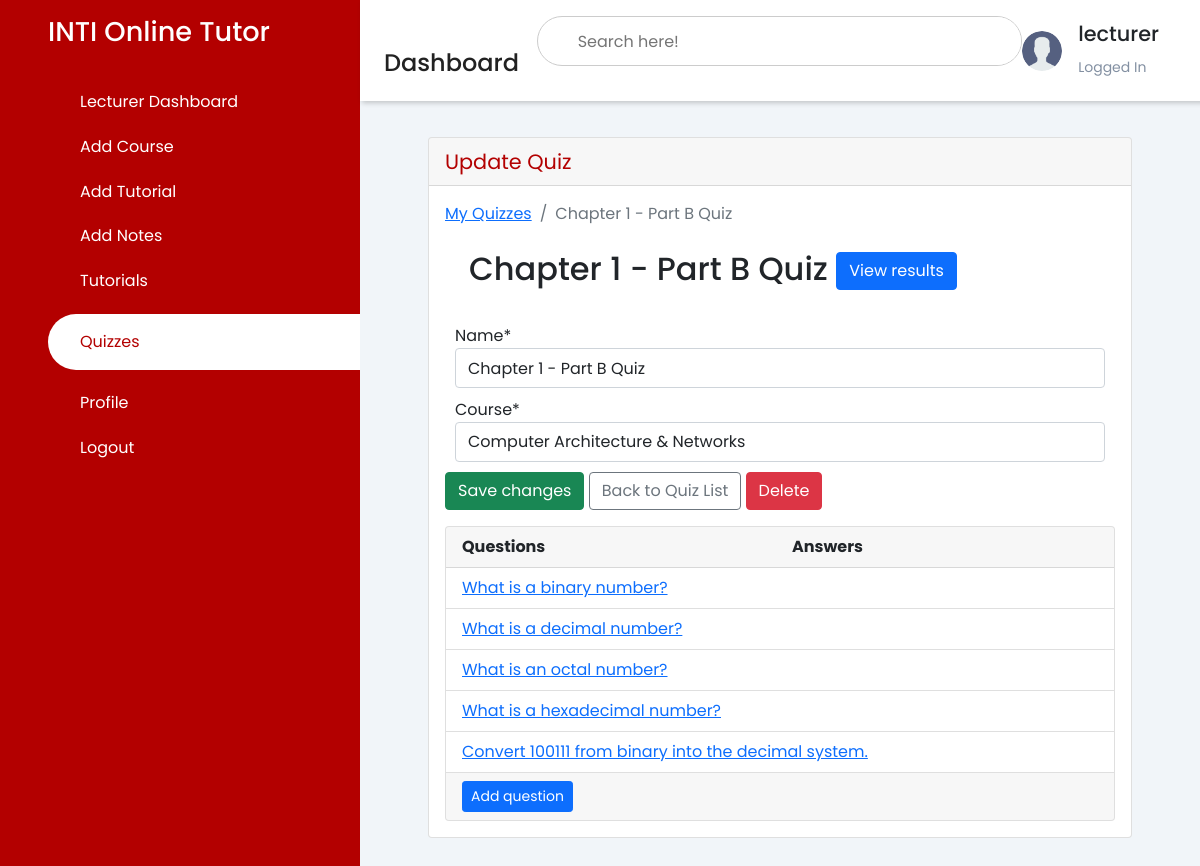
The page /update_quiz/10/ (signed in) on the database its author committed.
### pages/models.py (models this page shows, shortened)
class User(AbstractUser):
    is_student = models.BooleanField(default=False)
    is_lecturer = models.BooleanField(default=False)
    is_admin = models.BooleanField(default=False)

class Quiz(models.Model):
    owner = models.ForeignKey(User, on_delete=models.CASCADE, related_name='quizzes')
    name = models.CharField(max_length=255)
    course = models.ForeignKey(Course, on_delete=models.CASCADE, related_name='quizzes')

class Course(models.Model):
    name = models.CharField(max_length=30)
    def __str__(self):
        return self.name

class Question(models.Model):
    quiz = models.ForeignKey(Quiz, on_delete=models.CASCADE, related_name='questions')
    text = models.CharField('Question', max_length=255)

### pages/views.py (the view, shortened to what this page needs)
# urls.py: path('update_quiz/<int:pk>/', UpdateQuizView.as_view(), name='update_quiz'),
class UpdateQuizView(UpdateView):
    model = Quiz
    fields = ('name', 'course')
    template_name = 'dashboard/lecturer/update_quiz.html'
    def get_context_data(self, **kwargs):
        kwargs['questions'] = self.get_object().questions.annotate(answers_count=Count('answers'))
        return super().get_context_data(**kwargs)
    def get_queryset(self):
        return self.request.user.quizzes.all()

### templates/dashboard/lecturer/update_quiz.html (shortened to what this page needs)
<!DOCTYPE html>
<html lang="en">
<head>
    {% load static %}
    {% load crispy_forms_tags %}
    <link rel="stylesheet" href="https://maxst.icons8.com/vue-static/landings/line-awesome/line-awesome/1.3.0/css/line-awesome.min.css">
    <link rel="stylesheet" href="https://maxst.icons8.com/vue-static/landings/line-awesome/font-awesome-line-awesome/css/all.min.css">
    <link href="https://cdn.jsdelivr.net/npm/bootstrap@5.1.3/dist/css/bootstrap.min.css" rel="stylesheet">
    <link rel="stylesheet" href="{% static 'css/style.css' %}">
</head>
<body>
    <div class="sidebar">
        <div class="sidebar-brand">
            <h2>INTI Online Tutor</h2>
        </div>
        <div class="sidebar-menu">
            <ul>
                <li>
                    <a href="{% url 'lecturer_dashboard' %}"><span class="las la-home"></span>
                    <span>Lecturer Dashboard</span></a>
                </li>
                <li>
                    <a href="{% url 'add_course' %}"><span class="las la-plus"></span>
                    <span>Add Course</span></a>
                </li>
                <li>
                    <a href="{% url 'add_tutorial' %}"><span class="las la-plus"></span>
                    <span>Add Tutorial</span></a>
                </li>
                <li>
                    <a href="{% url 'add_notes' %}"><span class="las la-plus"></span>
                    <span>Add Notes</span></a>
                </li>
                <li>
                    <a href="{% url 'list_tutorial' %}"><span class="las la-book"></span>
                    <span>Tutorials</span></a>
                </li>
                <li>
                    <a href="{% url 'list_quiz' %}" class="active"><span class="las la-certificate"></span>
                    <span>Quizzes</span></a>
                </li>
                <li>
                    <a href="{% url 'lecturer_profile' %}"><span class="las la-fingerprint"></span>
                    <span>Profile</span></a>
                </li>
                <li>
                    <a href="{% url 'logout' %}"><span class="las la-key"></span>
                    <span>Logout</span></a>
                </li>
            </ul>
        </div>
    </div>
    <div class="main-content">
        <header>
            <div class="header-title">
                <h2>
                    <label for="">
                    <span class="las la-bars"></span>
                </label>
                    Dashboard
                </h2>
            </div>
            <div class="search-wrapper">
                <input type="search" placeholder="Search here!" />
            </div>
            <div class="user-wrapper">
                <img src="{% static 'images/user.png' %}" width="40px" height="40px" alt="">
                <div>
                    <h4>{{user.username}}</h4>
                    <small>Logged In</small>
                </div>
            </div>
        </header>
        <main>
            <div class="container-fluid">
        <div class="row">
          <div class="col-12 mb-3">
          <div class="col-12 mb-3">
                <div id="content-wrapper">
        <div class="container-fluid">
            <div class="card mb-3">
                <div class="card-header" style="color: var(--main-color); font-size: 1.3rem;">
                    Update Quiz
                </div>
                <div class="card-body">
              <div class="col-sm-12">
                <nav aria-label="breadcrumb">
                <ol class="breadcrumb">
                  <li class="breadcrumb-item"><a href="{% url 'list_quiz' %}">My Quizzes</a></li>
                  <li class="breadcrumb-item active" aria-current="page">{{ quiz.name }}</li>
                </ol>
              </nav>
              <h2 class="m-4">
                {{ quiz.name }}
                <a href="{% url 'quiz_results' quiz.pk %}" class="btn btn-primary float-right">View results</a>
              </h2>
              <div class="row mb-3">
                  <form method="post" novalidate>
                    {{ form|crispy }}
                    <button type="submit" class="btn btn-success">Save changes</button>
                    <a href="{% url 'list_quiz' %}" class="btn btn-outline-secondary" role="button">Back to Quiz List</a>
                    <a href="{% url 'delete_quiz' quiz.pk %}" class="btn btn-danger float-right">Delete</a>
                  </form>
                  <br>
                </div>
                   <div class="card">
                <div class="card-header">
                  <div class="row">
                    <div class="col-sm-6">
                      <strong>Questions</strong>
                    </div>
                    <div class="col-sm-6">
                      <strong>Answers</strong>
                    </div>
                  </div>
                </div>
                <div class="list-group list-group-flush list-group-formset">
                  {% for question in questions %}
                    <div class="list-group-item">
                      <div class="row">
                        <div class="col-10">
                          <a href="{% url 'update_questions' quiz.pk question.pk %}">{{ question.text }}</a>
                        </div>
                      </div>
                    </div>
                  {% empty %}
                    <div class="list-group-item text-center">
                      <p class="text-muted font-italic mb-0">You haven't created any questions yet. Go ahead and <a href="{% url 'add_question' quiz.pk %}">add the first question</a>.</p>
                    </div>
                  {% endfor %}
                </div>
                <div class="card-footer">
                  <a href="{% url 'add_question' quiz.pk %}" class="btn btn-primary btn-sm">Add question</a>
                </div>
              </div>
                </div>
              </div>
                    </div>
                </div>
                            </div>
                        </div>
                    </div>
                </div>
        </main>
    </div>
</body>
</html>

### static/css/style.css (style rules this page uses)
:root { --main-color: #b30000; --color-dark: #1D2231; --text-grey: #8390A2 }
* { padding: 0; margin: 0; box-sizing: border-box; list-style-type: none; text-decoration: none; font-family: 'Poppins', sans-serif; }
.sidebar { width: 360px; position: fixed; left: 0; top: 0; height: 100%; background: var(--main-color); z-index: 100; }
.sidebar-brand { height: 90px; padding: 1rem 0rem 1rem 2rem; color: #fff; }
.sidebar-brand h2 { font-size: 1.7rem; }
.sidebar-menu li { width: 100%; margin-bottom: 1.3rem; padding-left: 1rem; }
.sidebar-menu a { padding-left: 1rem; display: block; color: #fff; font-size: 1rem; text-decoration: none; }
.sidebar-menu a.active { background: #fff; padding-top: 1rem; padding-bottom: 1rem; color: var(--main-color); border-radius: 30px 0px 0px 30px; }
.sidebar-menu a span:first-child { font-size: 1rem; padding-right: 1rem; }
.main-content { margin-left: 360px; }
header { display: flex; justify-content: space-between; padding: 1rem 1.5rem; box-shadow: 2px 2px 5px rgba(0,0,0,0.2); position: fixed; left: 360px; width: calc(100% - 345px); top: 0; z-index: 100; background-color: white; }
header h2 { color: #222; font-size: 1.5rem; }
header label span { font-size: 1.7rem; padding-right: 1rem; }
.search-wrapper { border: 1px solid #ccc; border-radius: 30px; height: 50px; width: 500px; display: flex; align-items: center; overflow-x: hidden; }
.search-wrapper input { height: 100%; width: 100%; padding: .5rem; border: none; outline: none; }
.user-wrapper { display: flex; align-items: center; margin-right: 2rem; }
.user-wrapper h4 { font-size: 1.3rem; }
.user-wrapper img { border-radius: 50%; margin-right: 1rem; }
.user-wrapper small { display: inline-block; color: var(--text-grey); margin-top: 1px; }
main { margin-top:89px; padding: 2rem; background: #f1f5f9; min-height: calc(100vh -90px); }
.form-group { margin-left: 10px; margin-right: 10px; margin-top: 10px; display: flex; flex: 0 0 auto; flex-flow: column wrap; align-items: left; margin-bottom: 10px; }

### rows shown on the page
User: username "lecturer"
Quiz: name "Chapter 1 - Part B Quiz", course "Computer Architecture & Networks"
Question: text "What is a binary number?"
Question: text "What is a decimal number?"
Question: text "What is an octal number?"
Question: text "What is a hexadecimal number?"
Question: text "Convert 100111 from binary into the decimal system."
